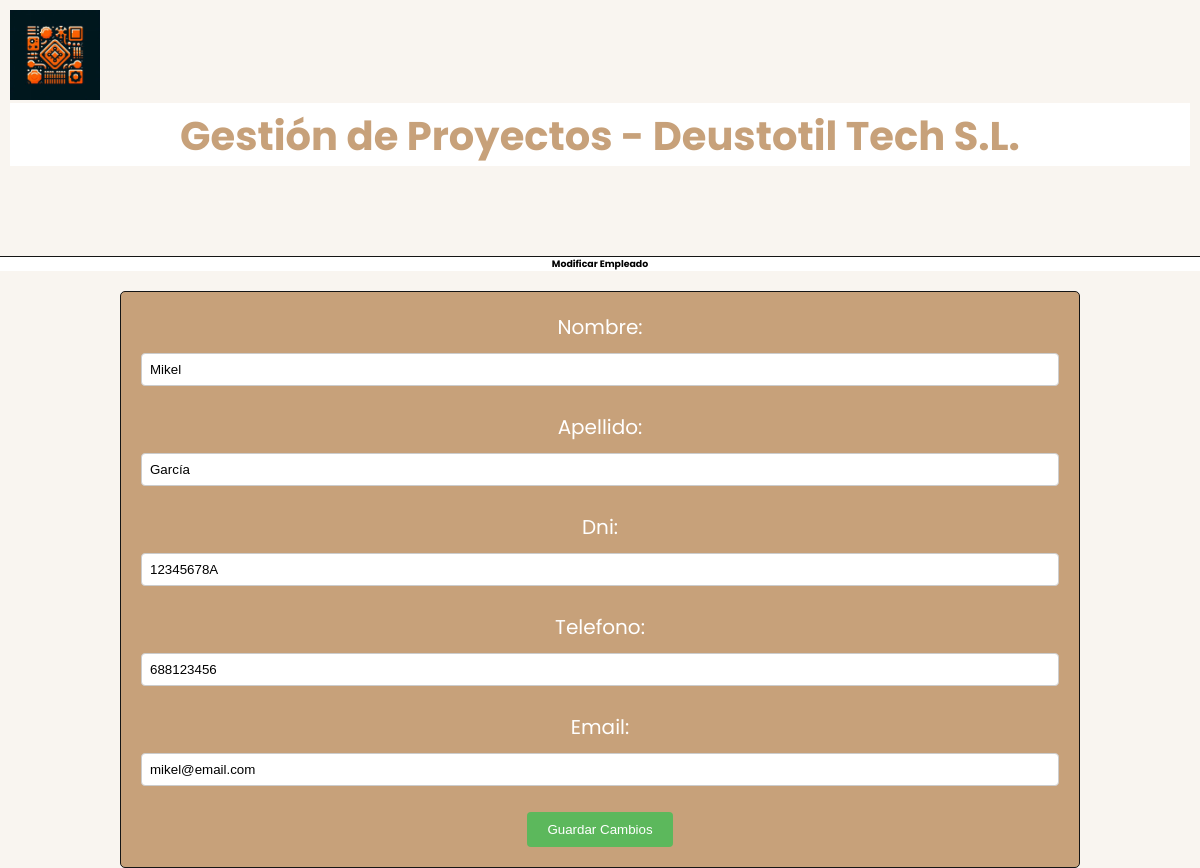
Screenshot of /DjangoGePrApp/modificarEmpleado/1/ with the database file from the repository.
### DjangoGePrApp/models.py (models this page shows, shortened)
class Empleado(models.Model):
    nombre = models.CharField(max_length=100)
    apellido = models.CharField(max_length=100)
    dni = models.CharField(max_length=20)
    telefono = models.CharField(max_length=20)
    email = models.EmailField()

### DjangoGePrApp/views.py (the view)
# urls.py: path('modificarEmpleado/<int:empleado_id>/', views.modificarEmpleado, name='modificarEmpleado'),
def modificarEmpleado(request, empleado_id):
    empleado = Empleado.objects.get(pk=empleado_id)
    form = EmpleadoForm(instance=empleado)
    if request.method == 'POST':
        form = EmpleadoForm(request.POST, instance=empleado)
        if form.is_valid():
            form.save()
            return redirect('listados')
    context = {'titulo_pagina' : 'Modificar Empleado', 'form' : form}
    return render(request, 'modificarEmpleado.html', context)

### DjangoGePrApp/forms.py
class EmpleadoForm(ModelForm):
    class Meta:
        model = Empleado
        fields = '__all__'

### DjangoGePrApp/templates/modificarEmpleado.html (shortened to what this page needs)
{% extends "header.html" %}
{% block contenido %}
<form class="formulario" action="#" method="POST">
{{ form }}
<button type="submit">Guardar Cambios</button>
</form>
{% endblock %}

### static/style.css (style rules this page uses)
:root { --primary-color: #c7a17a; --background-color: #f9f5f0; --dark-color: #151515; --accent-color: #efa162; --form-background: #5cb85c; --form-hover: #4cae4c; --btn-blue: rgb(0, 162, 255); --btn-yellow: rgb(226, 226, 84); --btn-red: rgb(241, 64, 64); }
body, html { height: 100%; font-family: 'Poppins', sans-serif; font-size: 62.5%; box-sizing: border-box; margin: 0; padding: 0; background-color: var(--background-color); }
* { margin: 0; padding: 0; box-sizing: border-box; }
input, button { outline: none; border: none; }
.formulario, .detallesProyecto, .detallesTarea, .detallesEmpleado, .detallesCliente { margin: 20px auto; padding: 20px; border: 1px solid var(--dark-color); background-color: var(--primary-color); border-radius: 5px; width: 80%; text-align: center; color: white; font-size: 2rem; }
.formulario div, .detallesProyecto div, .detallesTarea div, .detallesEmpleado div, .detallesCliente div { margin-bottom: 10px; }
.formulario label { display: block; margin-bottom: 5px; }
.formulario input[type="text"], .formulario input[type="email"], .formulario input[type="tel"], .formulario input[type="number"], .formulario textarea, .formulario select { width: 100%; padding: 8px; margin: 6px 0 16px; border: 1px solid #ccc; border-radius: 4px; }
button[type="submit"] { background-color: var(--form-background); color: white; padding: 1rem 2rem; border-radius: 4px; cursor: pointer; }

### rows the page displays
Empleado: nombre "Mikel", apellido "García", dni "12345678A", telefono "688123456", email "mikel@email.com"

### other values shown
{{ titulo_pagina }} "Modificar Empleado"
